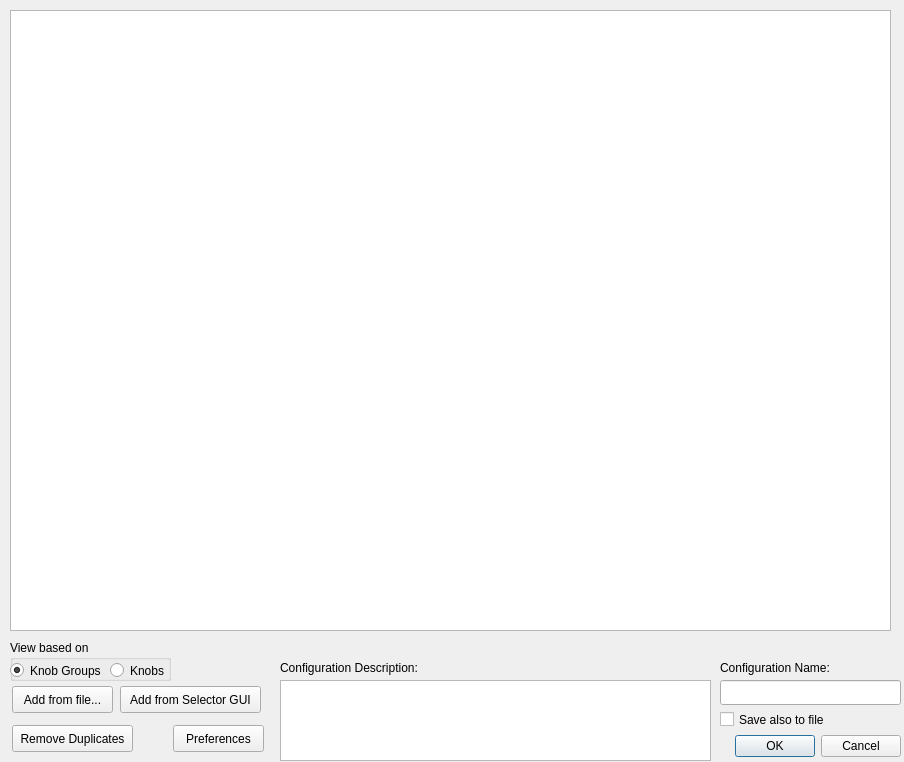
<?xml version="1.0" encoding="UTF-8"?>
<ui version="4.0">
 <class>Dialog</class>
 <widget class="QDialog" name="Dialog">
  <property name="geometry">
   <rect>
    <x>0</x>
    <y>0</y>
    <width>904</width>
    <height>762</height>
   </rect>
  </property>
  <property name="windowTitle">
   <string>Dialog</string>
  </property>
  <widget class="QDialogButtonBox" name="buttonBox">
   <property name="geometry">
    <rect>
     <x>720</x>
     <y>730</y>
     <width>181</width>
     <height>32</height>
    </rect>
   </property>
   <property name="orientation">
    <enum>Qt::Horizontal</enum>
   </property>
   <property name="standardButtons">
    <set>QDialogButtonBox::Cancel|QDialogButtonBox::Ok</set>
   </property>
  </widget>
  <widget class="QGroupBox" name="groupBox_switch_view">
   <property name="geometry">
    <rect>
     <x>10</x>
     <y>640</y>
     <width>161</width>
     <height>41</height>
    </rect>
   </property>
   <property name="title">
    <string>View based on</string>
   </property>
   <widget class="QRadioButton" name="radioButton_knob_groups">
    <property name="geometry">
     <rect>
      <x>0</x>
      <y>20</y>
      <width>101</width>
      <height>21</height>
     </rect>
    </property>
    <property name="text">
     <string>Knob Groups</string>
    </property>
    <property name="checked">
     <bool>true</bool>
    </property>
    <attribute name="buttonGroup">
     <string>buttonGroup</string>
    </attribute>
   </widget>
   <widget class="QRadioButton" name="radioButton_knobs">
    <property name="geometry">
     <rect>
      <x>100</x>
      <y>20</y>
      <width>61</width>
      <height>21</height>
     </rect>
    </property>
    <property name="text">
     <string>Knobs</string>
    </property>
    <attribute name="buttonGroup">
     <string>buttonGroup</string>
    </attribute>
   </widget>
  </widget>
  <widget class="QTreeView" name="treeView">
   <property name="geometry">
    <rect>
     <x>10</x>
     <y>10</y>
     <width>881</width>
     <height>621</height>
    </rect>
   </property>
   <property name="alternatingRowColors">
    <bool>true</bool>
   </property>
  </widget>
  <widget class="QPushButton" name="pushButton_add_from_file">
   <property name="geometry">
    <rect>
     <x>12</x>
     <y>686</y>
     <width>101</width>
     <height>27</height>
    </rect>
   </property>
   <property name="text">
    <string>Add from file...</string>
   </property>
  </widget>
  <widget class="QPushButton" name="pushButton_add_from_selector_GUI">
   <property name="geometry">
    <rect>
     <x>120</x>
     <y>686</y>
     <width>141</width>
     <height>27</height>
    </rect>
   </property>
   <property name="text">
    <string>Add from Selector GUI</string>
   </property>
  </widget>
  <widget class="QLabel" name="label">
   <property name="geometry">
    <rect>
     <x>720</x>
     <y>660</y>
     <width>121</width>
     <height>16</height>
    </rect>
   </property>
   <property name="text">
    <string>Configuration Name:</string>
   </property>
  </widget>
  <widget class="QLineEdit" name="lineEdit_config_name">
   <property name="geometry">
    <rect>
     <x>720</x>
     <y>680</y>
     <width>181</width>
     <height>25</height>
    </rect>
   </property>
  </widget>
  <widget class="QLabel" name="label_2">
   <property name="geometry">
    <rect>
     <x>280</x>
     <y>660</y>
     <width>151</width>
     <height>16</height>
    </rect>
   </property>
   <property name="text">
    <string>Configuration Description:</string>
   </property>
  </widget>
  <widget class="QTextEdit" name="textEdit_config_description">
   <property name="geometry">
    <rect>
     <x>280</x>
     <y>680</y>
     <width>431</width>
     <height>81</height>
    </rect>
   </property>
   <property name="html">
    <string>&lt;!DOCTYPE HTML PUBLIC &quot;-//W3C//DTD HTML 4.0//EN&quot; &quot;http://www.w3.org/TR/REC-html40/strict.dtd&quot;&gt;
&lt;html&gt;&lt;head&gt;&lt;meta name=&quot;qrichtext&quot; content=&quot;1&quot; /&gt;&lt;style type=&quot;text/css&quot;&gt;
p, li { white-space: pre-wrap; }
&lt;/style&gt;&lt;/head&gt;&lt;body style=&quot; font-family:'Ubuntu'; font-size:9pt; font-weight:400; font-style:normal;&quot;&gt;
&lt;p style=&quot;-qt-paragraph-type:empty; margin-top:0px; margin-bottom:0px; margin-left:0px; margin-right:0px; -qt-block-indent:0; text-indent:0px;&quot;&gt;&lt;/p&gt;&lt;/body&gt;&lt;/html&gt;</string>
   </property>
  </widget>
  <widget class="QCheckBox" name="checkBox_save_to_file">
   <property name="geometry">
    <rect>
     <x>720</x>
     <y>709</y>
     <width>121</width>
     <height>21</height>
    </rect>
   </property>
   <property name="text">
    <string>Save also to file</string>
   </property>
  </widget>
  <widget class="QPushButton" name="pushButton_remove_duplicates">
   <property name="geometry">
    <rect>
     <x>12</x>
     <y>725</y>
     <width>121</width>
     <height>27</height>
    </rect>
   </property>
   <property name="text">
    <string>Remove Duplicates</string>
   </property>
  </widget>
  <widget class="QPushButton" name="pushButton_preferences">
   <property name="geometry">
    <rect>
     <x>173</x>
     <y>725</y>
     <width>91</width>
     <height>27</height>
    </rect>
   </property>
   <property name="text">
    <string>Preferences</string>
   </property>
  </widget>
 </widget>
 <resources/>
 <connections>
  <connection>
   <sender>buttonBox</sender>
   <signal>accepted()</signal>
   <receiver>Dialog</receiver>
   <slot>accept()</slot>
   <hints>
    <hint type="sourcelabel">
     <x>248</x>
     <y>254</y>
    </hint>
    <hint type="destinationlabel">
     <x>157</x>
     <y>274</y>
    </hint>
   </hints>
  </connection>
  <connection>
   <sender>buttonBox</sender>
   <signal>rejected()</signal>
   <receiver>Dialog</receiver>
   <slot>reject()</slot>
   <hints>
    <hint type="sourcelabel">
     <x>316</x>
     <y>260</y>
    </hint>
    <hint type="destinationlabel">
     <x>286</x>
     <y>274</y>
    </hint>
   </hints>
  </connection>
 </connections>
 <buttongroups>
  <buttongroup name="buttonGroup"/>
 </buttongroups>
</ui>
